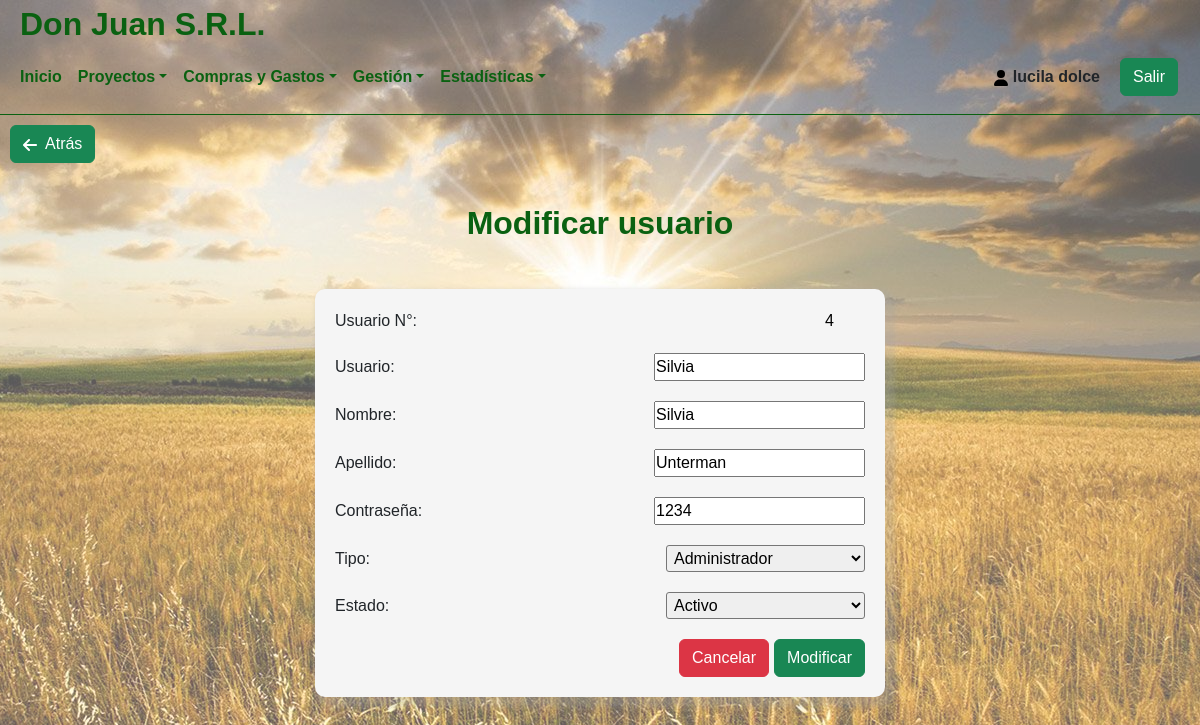
Screenshot of /System/detalleUsuario.php?no=4 (signed in) with the database file from the repository.
### tables this page shows
CREATE TABLE `usuarios` (
  `id_usuario` int(11) NOT NULL,
  `usuario` varchar(45) NOT NULL,
  `password` varchar(45) NOT NULL,
  `nombre` varchar(45) NOT NULL,
  `apellido` varchar(45) NOT NULL,
  `id_tipoUsuario` int(11) NOT NULL,
  `id_EstadoUsuario` int(1) NOT NULL
);

CREATE TABLE `tipo_usuario` (
  `id_tipoUsuario` int(11) NOT NULL,
  `tipo` varchar(45) NOT NULL
);

CREATE TABLE `estadousuario` (
  `id_EstadoUsuario` int(1) NOT NULL,
  `estadoUsuario` varchar(10) NOT NULL
);

### System/detalleUsuario.php (the view, shortened to what this page needs)
<?php
include('../Template/Cabecera.php');
include('../Modelo/Conexion.php');
$consulta = Consultar($_GET['no']);
function Consultar($no_id)
{
    include('../Modelo/Conexion.php');
	$sentencia =  "SELECT * FROM usuarios WHERE id_usuario='".$no_id."'";
	$resultado = mysqli_query($conexion, $sentencia);
	$filas = mysqli_fetch_assoc($resultado);
	return [
		$filas['id_usuario'],
		$filas['usuario'],
		$filas['password'],
		$filas['nombre'],
		$filas['apellido'],
		$filas['id_tipoUsuario'],
		$filas['id_EstadoUsuario'],
	];
}
$id = $consulta[0];
?>
<div class="centrado">
    <div class="centrado-vlv">
        <a href="./usuarios.php"><button class="btn btn-success">&nbsp Atrás</button></a>
    </div>
    <div class="centrado--titulo">
        <h1>Modificar usuario</h1>
    </div>
    <div class="centrado--form">
		<?php
            $sent= "SELECT tipo FROM tipo_usuario WHERE id_tipoUsuario = $consulta[5]";
            $resultado = $conexion->query($sent);
            $row = $resultado->fetch_assoc();
            $tipo = $row['tipo'];
			$sent= "SELECT estadoUsuario FROM estadousuario WHERE id_EstadoUsuario = $consulta[6]";
            $resultado = $conexion->query($sent);
            $row = $resultado->fetch_assoc();
            $estado = $row['estadoUsuario'];
		?>
        <form class="centrado--form--form" name="form_mod" id="form_mod" action="./modUsuario.php" method="POST">
			<div class="labelInput">
				<label for="id">Usuario N°:</label>
                <input type="text" name="id" id="id" class="readonly" value="<?php echo $id; ?>" readonly>
            </div>
            <div class="labelInput">
                <label for="name">Usuario:</label>
                <input type="text" name="usuario" id="prov" value="<?php echo $consulta[1]; ?>"  required>
            </div>
            <div class="labelInput">
                <label for="name">Nombre:</label>
                <input type="text" name="nombre" id="prov" value="<?php echo $consulta[3]; ?>" required>
            </div>
            <div class="labelInput">
                <label for="name">Apellido:</label>
                <input type="text" name="apellido" id="prov" value="<?php echo $consulta[4]; ?>"  required>
            </div>
            <div class="labelInput">
                <label for="name">Contraseña:</label>
                <input type="text" name="pass" id="prov" value="<?php echo $consulta[2]; ?>"  required>
            </div>
            <div class="labelInput">
                <label>Tipo:</label>
                <select name="tipo"  required>
					<option selected value="100"><?php echo $tipo?></option>
                </select>
            </div>
            <div class="labelInput">
                <label>Estado:</label>
                <select name="estado"  required>
					<option selected value="200"><?php echo $estado?></option>
                </select>
            </div>
            <div class="labelInputbtn" style="gap:5px;">
                <button type="reset" class="btn btn-danger">Cancelar</button>
                <button type="button" id="btnform" class="btn btn-success">Modificar</button>
            </div>
        </form>
    </div>
</div>
</body>

### Template/Cabecera.php (shortened to what this page needs)
<?php
include ("../Modelo/Conexion.php");
$iduser = $_SESSION['usuario'];
$sql = "SELECT * FROM usuarios WHERE usuario='$iduser'";
$resultado = $conexion->query($sql);
$row = $resultado->fetch_assoc();
$nombre = $row['nombre'];
$apellido = $row['apellido'];
$tipoUsu = $row['id_tipoUsuario'];
?>
<!DOCTYPE html>
<html lang="es">
<head>
    <link href="https://cdn.jsdelivr.net/npm/bootstrap@5.2.0-beta1/dist/css/bootstrap.min.css" rel="stylesheet">
    <link href="https://unpkg.com/aos@2.3.1/dist/aos.css" rel="stylesheet">
	<link rel="stylesheet" href="../Css/estilos.css">
</head>
<body>
<header class="hea-pri" >
	<div class="titPrincipal">
		<h1>Don Juan S.R.L.</h1>
	</div>
    <nav class="navbar navbar-expand-lg navbar-light" style="border-bottom: 1px solid #0a6111;">
        <div class="container-fluid navpri">
            <div class="collapse navbar-collapse" id="navbarNav" >
                <ul class="navbar-nav">
				<li class="nav-item">
					<a href="./Inicio.php" class="nav-link" style="color: #0a6111;" aria-current="page">Inicio</a>
				</li>
                <li class="nav-item dropdown">
                        <a href="#" class="nav-link dropdown-toggle " id="navbarDropdown" role="button" data-bs-toggle="dropdown" aria-expanded="false" style="color: #0a6111;">Proyectos</a>
                    </li>
                    <li class="nav-item dropdown">
                        <a href="#" class="nav-link dropdown-toggle " id="navbarDropdown" role="button" data-bs-toggle="dropdown" aria-expanded="false" style="color: #0a6111;">Compras y Gastos</a>
                    </li>
					<?php if($tipoUsu == 1){;?>
					<li class="nav-item dropdown">
                        <a href="#" class="nav-link dropdown-toggle " id="navbarDropdown" role="button" data-bs-toggle="dropdown" aria-expanded="false" style="color: #0a6111;">Gestión</a>
                    </li>
					<?php };?>
					<li class="nav-item dropdown">
                        <a href="#" class="nav-link dropdown-toggle " id="navbarDropdown" role="button" data-bs-toggle="dropdown" aria-expanded="false" style="color: #0a6111;">Estadísticas</a>
                    </li>
                </ul>
            </div>
            <div class="exit">
				<div class="exit-name">
				<p><svg xmlns="http://www.w3.org/2000/svg" height="1em" viewBox="0 0 448 512" style="fill:#000000;"><path d="M224 256A128 128 0 1 0 224 0a128 128 0 1 0 0 256zm-45.7 48C79.8 304 0 383.8 0 482.3C0 498.7 13.3 512 29.7 512H418.3c16.4 0 29.7-13.3 29.7-29.7C448 383.8 368.2 304 269.7 304H178.3z"/></svg>&nbsp<?php echo $nombre." ".$apellido;?></p>
				</div>
				<div class="exit-exit">
					<a href="../index.php">
						<button class="btn btn-success">Salir</button>
					</a>
				</div>
			</div>
        </div>
    </nav>
</header>

### Css/estilos.css (style rules this page uses)
* { margin: 0; padding: 0; box-sizing: border-box; font-family: 'Montserrat Alternates', sans-serif; }
body { background-color: whitesmoke; background-image: linear-gradient( to right, rgba(255, 255, 255, 0.35), rgba(255, 255, 255, 0.35) ), url('../imagenes/campo.jpg'); background-repeat: no-repeat; background-attachment: fixed; background-size: cover; object-fit: cover; background-repeat: no-repeat; background-position: center center; justify-content: center; align-items: center; height: auto; }
a { text-decoration: none; }
h1 { color: #0a6111; display: block; font-size: 2em; margin-block-start: 0.67em; margin-block-end: 0.67em; margin-inline-start: 0px; margin-inline-end: 0px; font-weight: bold; }
.nav-link { font-weight: bold; }
.exit-name { font-weight: bold; }
.titPrincipal { width: 100%; height: 40px; display: flex; justify-content: flex-start; }
.titPrincipal h1 { margin-left: 20px; margin-block-start: 0.15em; }
.centrado-vlv { padding: 10px; width: 100%; display: flex; justify-content: flex-start; }
.centrado { width: 100%; display: flex; justify-content: center; align-items: center; flex-direction: column; margin-bottom: 20px; gap: 10px; }
.centrado--form { width: 600px; padding: 15px; display: flex; justify-content: center; align-items: center; flex-direction: column; }
.centrado--form--form { width: 100%; display: flex; justify-content: center; align-items: flex-start; flex-direction: column; gap: 20px; }
.readonly { width: 40px; background-color: transparent; border: none; cursor: default; }
.labelInput { width: 100%; display: flex; justify-content: space-between; align-items: center; }
.labelInputbtn { width: 100%; display: flex; justify-content: flex-end; }
select, input[type="date"] { width: 199px; padding: 3px; border-radius: 3px; }
p { margin: 0%; }
form { padding: 20px; box-shadow: 5px 5px 5px 5px rgba(165, 164, 164, 0.3); border-radius: 10px; background-color: whitesmoke; margin-bottom: 20px; }
.exit { padding: 10px; display: flex; justify-content: center; align-items: center; flex-direction: row; gap: 20px; font-family: 'Montserrat Alternates', sans-serif; }

### System/detalleUsuario.php (style rules this page uses)
svg { fill:#ffffff }

### rows the page displays
usuarios: nombre "lucila", apellido "dolce"
usuarios: id "4", usuario "Silvia", nombre "Silvia", apellido "Unterman", pass "1234"
tipo_usuario: tipo "Administrador"
estadousuario: estado "Activo"
